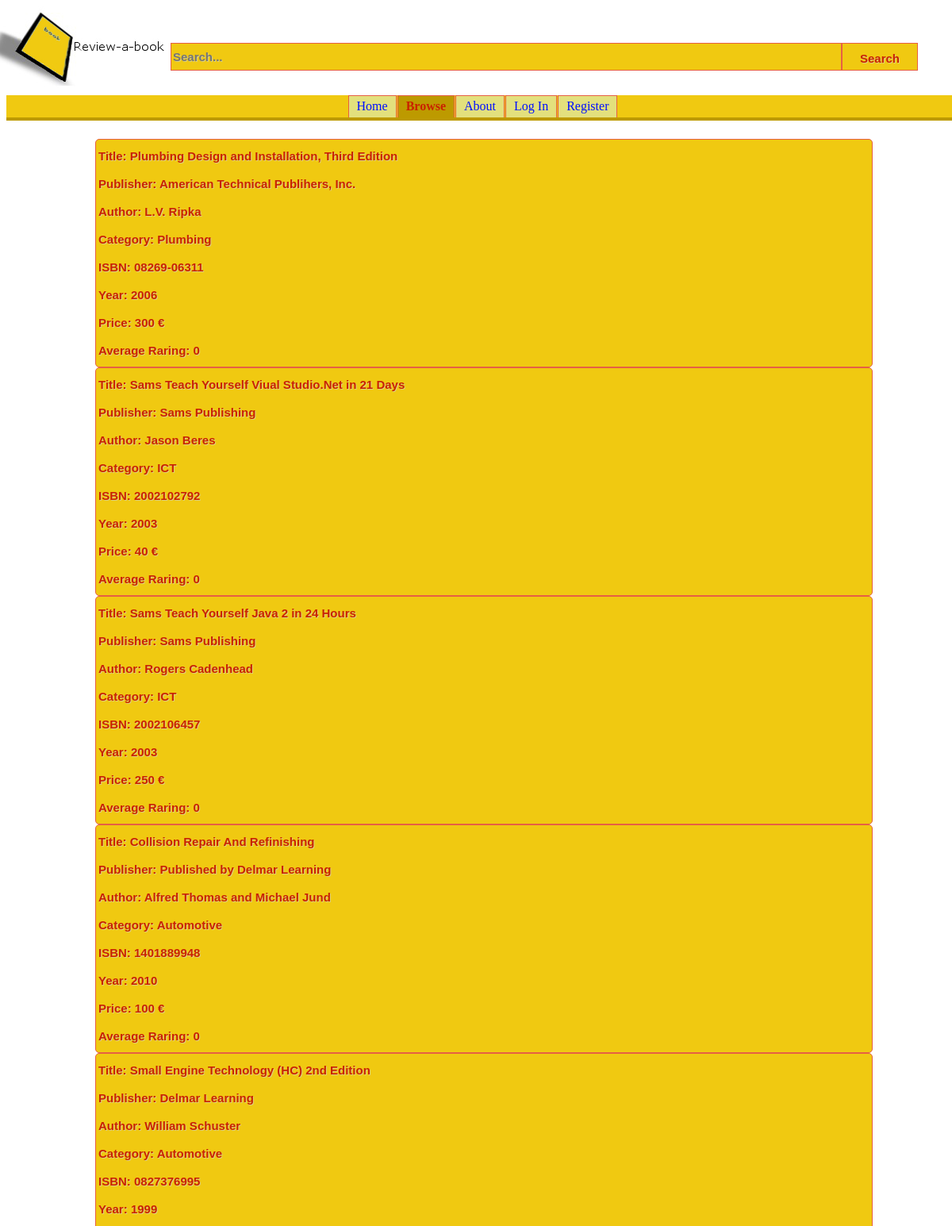
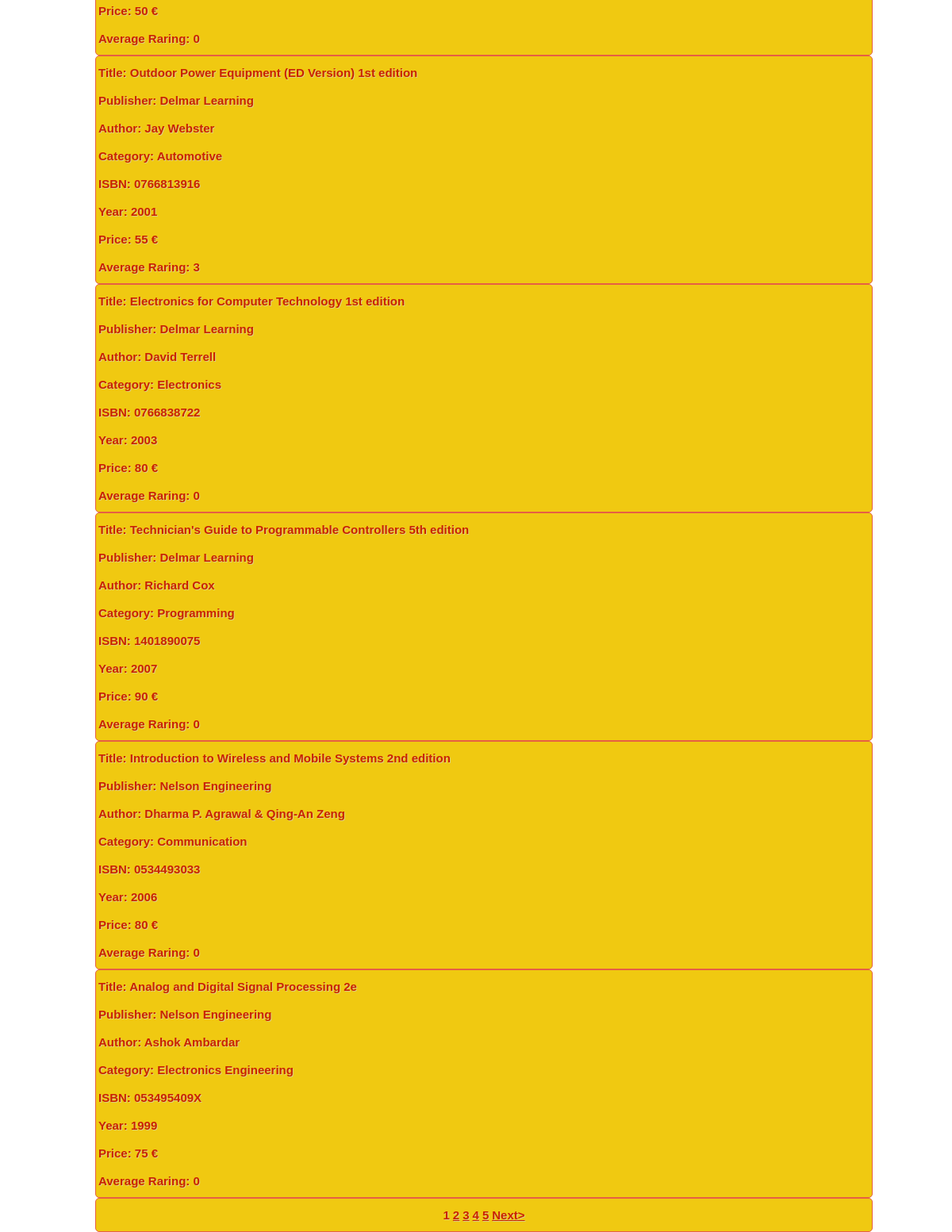
Screenshot of /browse.php with the database file from the repository (2 pictures, top to bottom).
### tables this page shows
CREATE TABLE IF NOT EXISTS `book` (
  `bookid` int(11) NOT NULL AUTO_INCREMENT,
  `ISBN` varchar(11) DEFAULT NULL,
  `Title` varchar(94) DEFAULT NULL,
  `Author` varchar(48) DEFAULT NULL,
  `Category` varchar(23) DEFAULT NULL,
  `Publisher` varchar(34) DEFAULT NULL,
  `Year` int(4) DEFAULT NULL,
  `Price` int(3) DEFAULT NULL,
  `Abstract` varchar(1792) DEFAULT NULL,
  `Description` varchar(36) DEFAULT NULL,
  `avgRating` float NOT NULL DEFAULT '0',
  PRIMARY KEY (`bookid`)
);

### search_algorithm.php (the view, shortened to what this page needs)
<?php
	function search($search,$start,$file){
		$dbh = new PDO('mysql:host='.$GLOBALS ['host'].';dbname='.$GLOBALS ['db'], $GLOBALS ['username'],$GLOBALS['password']);
		$stmt = $dbh->prepare("SELECT * FROM `book` WHERE `Title` REGEXP :title");
		if($search==null){
			$stmt = $dbh->prepare("SELECT * FROM `book`");
		}
		$stmt->bindParam(':title', $search);
		$stmt->execute();
		$i=0;
		$max=$stmt->rowCount();
		$finalResult=$start+10;
		$pages=ceil($max/10);
		while($i<$finalResult){
			$row=$stmt->fetch();
			if($start<=$i && $finalResult>$i && $i<$max){
				echo '<div id="text" class="box">';
				echo '<b>Title: </b>'.$row['Title'].'<br>';
				echo '<b>Publisher: </b>'.$row['Publisher'].'<br>';
				echo '<b>Author: </b>'.$row['Author'].'<br>';
				echo '<b>Category: </b>'.$row['Category'].'<br>';
				echo '<b>ISBN: </b>'.$row['ISBN'].'<br>';
				echo '<b>Year: </b>'.$row['Year'].'<br>';
				echo '<b>Price: </b>'.$row['Price'].' &#8364<br>';
				echo '<b>Average Raring: </b>'.$row['avgRating'].'<br>';
				echo '</div>';
			}
			$i++;
		}
		echo '<div id="text" class="searchNav">';
		$i=1;
		while($i<=$pages){
			if(!((($start/10)+1) == $i)){
				echo '<a href="'.$file.'?search='.$search.'&start='.(($i-1)*10).'">'. $i .'</a>';
			}
			else{
				echo '<a>'.$i.'</a>';
			}
			$i++;
		}
		if(!(($start+10)>$max)){
			echo '<a href="'.$file.'?search='.$search.'&start='.($start+10).'">Next&gt</a>';
		}
		echo '</div>';
	}
?>

### head.php (shortened to what this page needs)
<!DOCTYPE html PUBLIC "-//W3C//DTD XHTML 1.0 Transitional//EN" "http://www.w3.org/TR/xhtml1/DTD/xhtml1-transitional.dtd">
<html xmlns="http://www.w3.org/1999/xhtml">
	<head>
	</head>

### browse.php (shortened to what this page needs)
<?php
	require('head.php');
?>
	<body>
		<?php
			require('banner.php');
			require('mainBar.php');
			setTabs(basename(__FILE__));
		?>
		<div id="text">
			<p id="text">
				<?php
					require('search_algorithm.php');
					search("",$_GET['start'],basename(__FILE__));
				?>
			</p>
		</div>
	</body>
</html>

### banner.php (shortened to what this page needs)
<div id="banner">
	<img id="banner" src="book.jpg">
	<form id="banner" method="get" action="search.php">
			<input id="banner" class="bar" type="text" name="search"   maxlength="120" placeholder="Search...">
			<input id="banner" class="button" type="submit" value="Search">
	</form>
</div>

### mainBar.php
<?php
	function setTabs($file){
		echo'<div id="mainBar"><ul>';
		if($file =='index.php'){
			echo '<li><a href="." class="active">Home</a></li>';
		}
		else{
			echo '<li><a href=".">Home</a></li>';
		}
		if($file =='browse.php'){
			echo '<li><a href="browse.php?start=0" class="active">Browse</a></li>';
		}
		else{
			echo '<li><a href="browse.php?start=0">Browse</a></li>';
		}
		if($file =='about.php'){
			echo '<li><a href="about.php" class="active">About</a></li>';
		}
		else{
			echo '<li><a href="about.php">About</a></li>';
		}
		if (!isset($_SESSION['username'])){
			if($file =='login.php'){
				echo '<li><a href="about.php" class="active">Log In</a></li>';
			}
			else{
				echo '<li><a href="login.php">Log In</a></li>';
			}
			if($file =='register.php'){
				echo '<li><a href="register.php" class="active">Register</a></li>';
			}
			else{
				echo '<li><a href="register.php">Register</a></li>';
			}
		}
		else{
			echo '<li><a href="logout.php">Log Out</a></li>';
		}
		echo'</ul></div>';
	}
?>

### rows the page displays
book: Title "Plumbing Design and Installation, Third Edition", Publisher "American Technical Publihers, Inc.", Author "L.V. Ripka", Category "Plumbing", ISBN "08269-06311", Year "2006", Price "300", avgRating "0"
book: Title "Sams Teach Yourself Viual Studio.Net in 21 Days", Publisher "Sams Publishing", Author "Jason Beres", Category "ICT", ISBN "2002102792", Year "2003", Price "40", avgRating "0"
book: Title "Sams Teach Yourself Java 2 in 24 Hours", Publisher "Sams Publishing", Author "Rogers Cadenhead", Category "ICT", ISBN "2002106457", Year "2003", Price "250", avgRating "0"
book: Title "Collision Repair And Refinishing", Publisher "Published by Delmar Learning", Author "Alfred Thomas and Michael Jund", Category "Automotive", ISBN "1401889948", Year "2010", Price "100", avgRating "0"
book: Title "Small Engine Technology (HC) 2nd Edition", Publisher "Delmar Learning", Author "William Schuster", Category "Automotive", ISBN "0827376995", Year "1999", Price "50", avgRating "0"
book: Title "Outdoor Power Equipment (ED Version) 1st edition", Publisher "Delmar Learning", Author "Jay Webster", Category "Automotive", ISBN "0766813916", Year "2001", Price "55", avgRating "3"
book: Title "Electronics for Computer Technology 1st edition", Publisher "Delmar Learning", Author "David Terrell", Category "Electronics", ISBN "0766838722", Year "2003", Price "80", avgRating "0"
book: Title "Technician's Guide to Programmable Controllers 5th edition", Publisher "Delmar Learning", Author "Richard Cox", Category "Programming", ISBN "1401890075", Year "2007", Price "90", avgRating "0"
book: Title "Introduction to Wireless and Mobile Systems 2nd edition", Publisher "Nelson Engineering", Author "Dharma P. Agrawal & Qing-An Zeng", Category "Communication", ISBN "0534493033", Year "2006", Price "80", avgRating "0"
book: Title "Analog and Digital Signal Processing 2e", Publisher "Nelson Engineering", Author "Ashok Ambardar", Category "Electronics Engineering", ISBN "053495409X", Year "1999", Price "75", avgRating "0"
